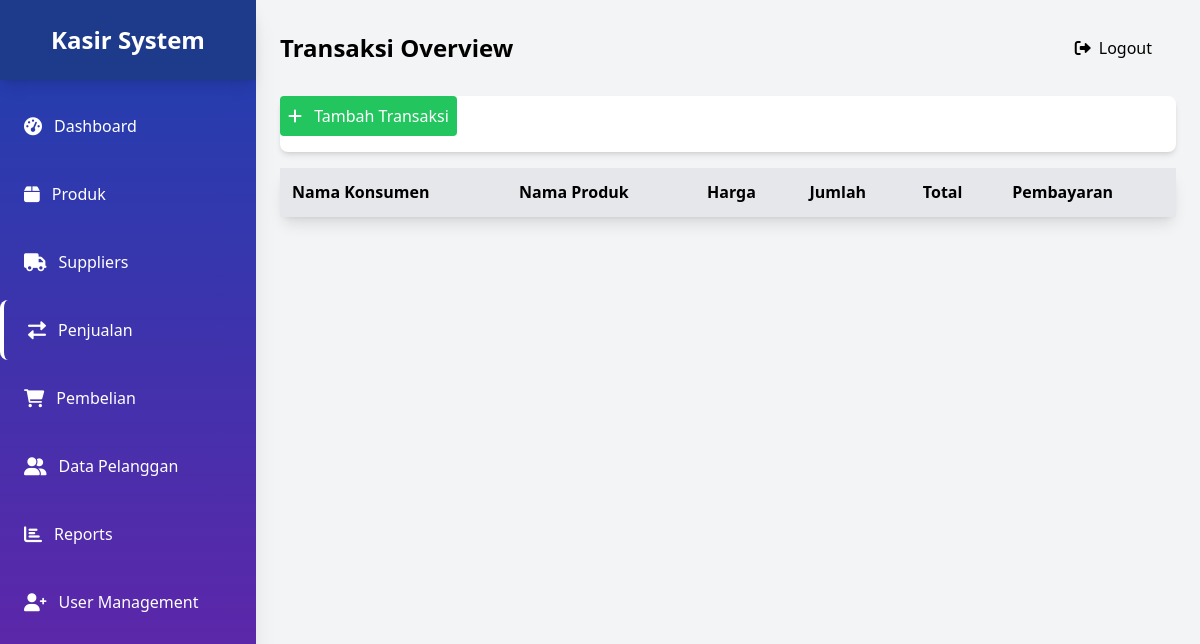
The page /public/transaksi.php (signed in) on the database as committed earlier.
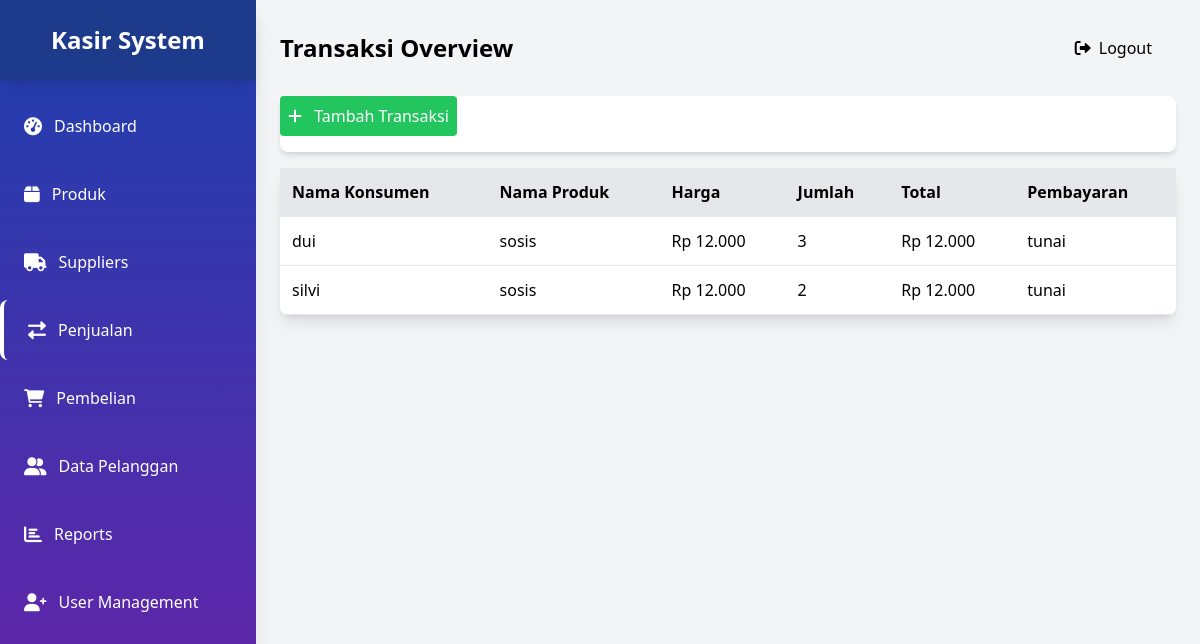
The same page on the database as committed later.
### tables this page shows
CREATE TABLE `transaksi_penjualan` (
  `id_transaksi` int(11) NOT NULL,
  `total_harga` decimal(10,2) NOT NULL,
  `metode_pembayaran` enum('tunai','debit','QR') NOT NULL,
  `tanggal_transaksi` date NOT NULL,
  `id_user` int(11) NOT NULL,
  `id_pelanggan` int(11) DEFAULT NULL
);

CREATE TABLE `pelanggan` (
  `id_pelanggan` int(11) NOT NULL,
  `nama_pelanggan` varchar(255) NOT NULL,
  `kontak` varchar(50) DEFAULT NULL,
  `alamat` text DEFAULT NULL
);

CREATE TABLE `produk` (
  `id_produk` int(11) NOT NULL,
  `nama_produk` varchar(255) DEFAULT NULL,
  `id_kategori` int(11) DEFAULT NULL,
  `id_supplier` int(11) NOT NULL,
  `harga` decimal(10,2) NOT NULL,
  `stok` int(11) DEFAULT 0
);

CREATE TABLE `detail_transaksi` (
  `id_detail` int(11) NOT NULL,
  `id_transaksi` int(11) NOT NULL,
  `id_produk` int(11) NOT NULL,
  `jumlah` int(11) NOT NULL,
  `subtotal` decimal(10,2) NOT NULL
);

### public/transaksi.php (the view, shortened to what the changed rows need)
<?php
require_once __DIR__ . '/../app/koneksi.php';
$pdo = $db;
$stmt = $pdo->query("SELECT tp.id_transaksi, p.nama_pelanggan, tp.total_harga, tp.metode_pembayaran, pr.nama_produk, pr.harga, dt.jumlah FROM transaksi_penjualan tp JOIN pelanggan p ON tp.id_pelanggan = p.id_pelanggan JOIN detail_transaksi dt ON tp.id_transaksi = dt.id_transaksi JOIN produk pr ON dt.id_produk = pr.id_produk ORDER BY tp.id_transaksi DESC");
$transaksi_list = $stmt->fetchAll(PDO::FETCH_ASSOC);
?>
<!DOCTYPE html>
<html lang="id">
<head>
    <script src="https://cdn.tailwindcss.com"></script>
    <link href="https://cdnjs.cloudflare.com/ajax/libs/font-awesome/6.0.0/css/all.min.css" rel="stylesheet">
</head>
<body class="bg-gray-100 flex">
    <div class="w-64 h-screen bg-gradient-to-b from-blue-800 to-purple-800 shadow-xl fixed">
        <div class="flex items-center justify-center h-20 bg-blue-900 shadow-lg">
            <h1 class="text-white text-2xl font-bold">Kasir System</h1>
        </div>
    </div>
    <div class="ml-64 flex-1 p-6">
        <div class="flex justify-between items-center mb-6">
            <h1 class="text-2xl font-bold">Transaksi Overview</h1>
        </div>
        <table class="min-w-full bg-white rounded-lg shadow-lg mb-4">
            <thead>
                <tr class="bg-gray-200">
                    <th class="p-3 border-b text-left">Nama Konsumen</th>
                    <th class="p-3 border-b text-left">Nama Produk</th>
                    <th class="p-3 border-b text-left">Harga</th>
                    <th class="p-3 border-b text-left">Jumlah</th>
                    <th class="p-3 border-b text-left">Total</th>
                    <th class="p-3 border-b text-left">Pembayaran</th>
                </tr>
            </thead>
            <tbody>
                <?php foreach ($transaksi_list as $transaksi) : ?>
                    <tr>
                        <td class="p-3 border-b"><?= htmlspecialchars($transaksi['nama_pelanggan']) ?></td>
                        <td class="p-3 border-b"><?= htmlspecialchars($transaksi['nama_produk']) ?></td>
                        <td class="p-3 border-b">Rp <?= number_format($transaksi['harga'], 0, ',', '.') ?></td>
                        <td class="p-3 border-b"><?= $transaksi['jumlah'] ?></td>
                        <td class="p-3 border-b">
    Rp <?= isset($transaksi['harga']) ? number_format($transaksi['harga'], 0, ',', '.') : '0' ?>
</td>
                        <td class="p-3 border-b"><?= $transaksi['metode_pembayaran'] ?></td>
                    </tr>
                <?php endforeach; ?>
            </tbody>
        </table>
    </div>
</body>
</html>

Rows that differ between the two databases and show on the page:
added transaksi_penjualan: id_pelanggan.nama_pelanggan "dui", produk.nama_produk "sosis", produk.harga "12.000", detail_transaksi.jumlah "3", metode_pembayaran "tunai"
added transaksi_penjualan: id_pelanggan.nama_pelanggan "silvi", produk.nama_produk "sosis", produk.harga "12.000", detail_transaksi.jumlah "2", metode_pembayaran "tunai"
